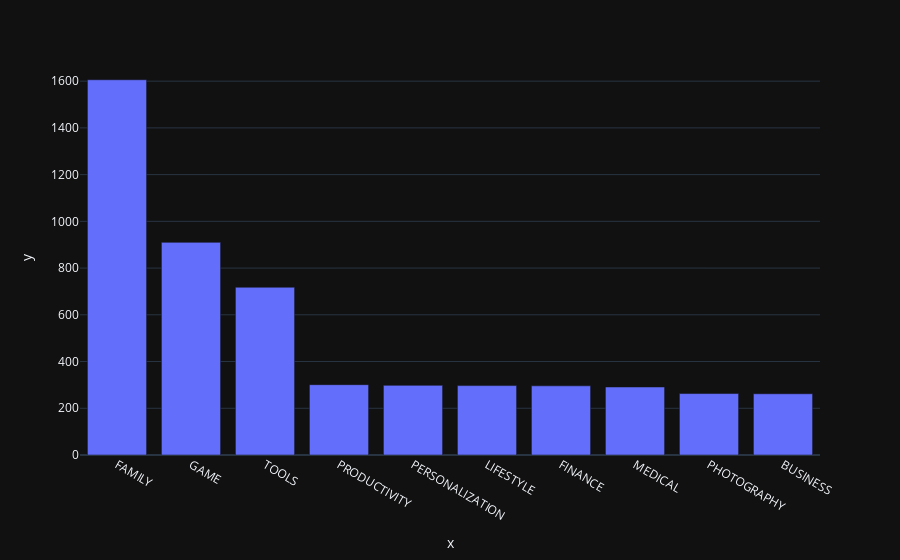

The notebook cell this image was saved under:
### Markdown cell above
### Vertical Bar Chart - Highest Competition (Number of Apps)

### Code cell
bar = px.bar(x = top10_category.index, # index = category name
             y = top10_category.values)
 
bar.show()

### Figure 1 — Plotly figure (JSON) as saved in the notebook; plotly's stock layout.template omitted (floating-point values rounded to 4 significant figures)
{"data": [{"alignmentgroup": "True", "hovertemplate": "x=%{x}<br>y=%{y}<extra></extra>", "legendgroup": "", "marker": {"color": "#636efa", "pattern": {"shape": ""}}, "name": "", "offsetgroup": "", "orientation": "v", "showlegend": false, "textposition": "auto", "x": ["FAMILY", "GAME", "TOOLS", "PRODUCTIVITY", "PERSONALIZATION", "LIFESTYLE", "FINANCE", "MEDICAL", "PHOTOGRAPHY", "BUSINESS"], "xaxis": "x", "y": [1606, 910, 718, 301, 298, 297, 296, 291, 263, 262], "yaxis": "y", "type": "bar"}], "layout": {"xaxis": {"anchor": "y", "domain": [0.0, 1.0], "title": {"text": "x"}}, "yaxis": {"anchor": "x", "domain": [0.0, 1.0], "title": {"text": "y"}}, "legend": {"tracegroupgap": 0}, "margin": {"t": 60}, "barmode": "relative"}}
